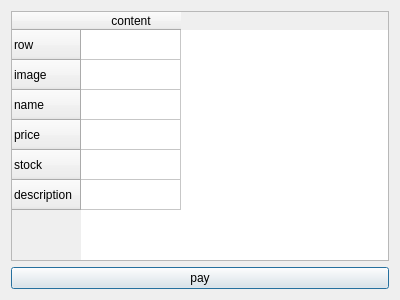
<?xml version="1.0" encoding="UTF-8"?>
<ui version="4.0">
 <class>PaymentDialog</class>
 <widget class="QDialog" name="PaymentDialog">
  <property name="geometry">
   <rect>
    <x>0</x>
    <y>0</y>
    <width>400</width>
    <height>300</height>
   </rect>
  </property>
  <property name="windowTitle">
   <string>Dialog</string>
  </property>
  <layout class="QGridLayout" name="gridLayout">
   <item row="1" column="0">
    <widget class="QPushButton" name="payPushButton">
     <property name="text">
      <string>pay</string>
     </property>
    </widget>
   </item>
   <item row="0" column="0">
    <widget class="QTableWidget" name="tableWidget">
     <row>
      <property name="text">
       <string>row</string>
      </property>
     </row>
     <row>
      <property name="text">
       <string>image</string>
      </property>
     </row>
     <row>
      <property name="text">
       <string>name</string>
      </property>
     </row>
     <row>
      <property name="text">
       <string>price</string>
      </property>
     </row>
     <row>
      <property name="text">
       <string>stock</string>
      </property>
     </row>
     <row>
      <property name="text">
       <string>description</string>
      </property>
     </row>
     <column>
      <property name="text">
       <string>content</string>
      </property>
     </column>
    </widget>
   </item>
  </layout>
 </widget>
 <resources/>
 <connections/>
</ui>
